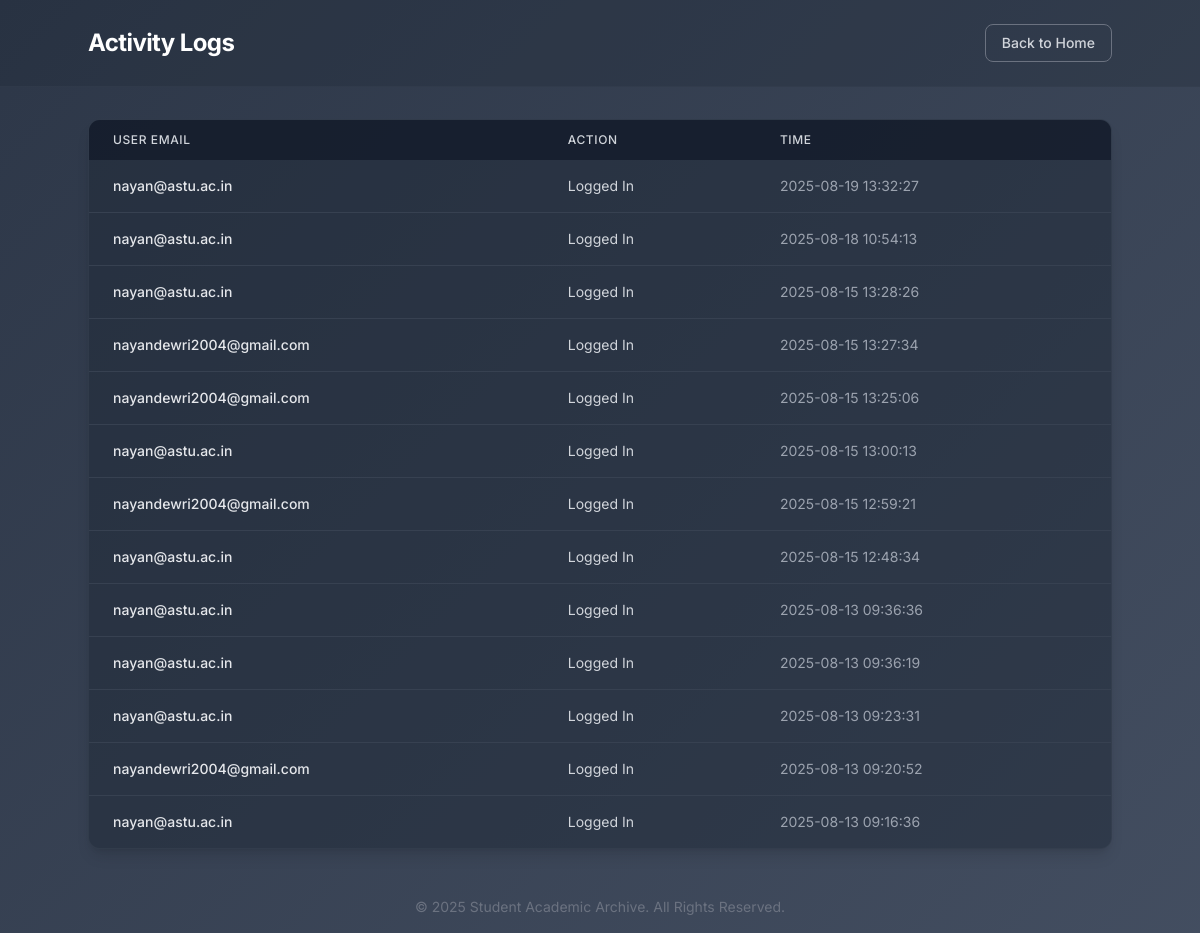
The page /logs (signed in) on the database its author committed.
### tables this page shows
CREATE TABLE logs (
    id INTEGER PRIMARY KEY AUTOINCREMENT,
    user_email TEXT,
    action TEXT,
    timestamp TEXT
);

### app.py (the view)
@app.route("/logs")
def view_logs():
    if not session.get("is_admin"):
        return "Unauthorized", 403
    conn = sqlite3.connect("database.db")
    c = conn.cursor()
    c.execute("SELECT user_email, action, timestamp FROM logs ORDER BY id DESC")
    logs = c.fetchall()
    conn.close()
    return render_template("view_logs.html", logs=logs)

### templates/view_logs.html (shortened to what this page needs)
<!DOCTYPE html>
<html lang="en">
<head>
    <script src="https://cdn.tailwindcss.com"></script>
</head>
<body class="gradient-bg text-white">
    <div class="flex flex-col min-h-screen">
        <nav class="p-4 md:p-6 bg-gray-800/30 border-b border-gray-700/50">
            <div class="container mx-auto flex justify-between items-center">
                <h1 class="text-xl md:text-2xl font-bold tracking-tight">
                    Activity Logs
                </h1>
                <a href="/" class="px-4 py-2 text-sm font-medium border border-gray-500 text-gray-300 rounded-lg hover:bg-gray-700 transition-colors">
                    Back to Home
                </a>
            </div>
        </nav>
        <main class="flex-grow p-4 md:p-8">
            <div class="container mx-auto">
                <div class="bg-gray-800/50 border border-gray-700/60 rounded-xl shadow-lg overflow-hidden">
                    <table class="min-w-full text-left">
                        <thead class="bg-gray-900/70">
                            <tr>
                                <th scope="col" class="px-6 py-3 text-xs font-medium text-gray-300 uppercase tracking-wider">User Email</th>
                                <th scope="col" class="px-6 py-3 text-xs font-medium text-gray-300 uppercase tracking-wider">Action</th>
                                <th scope="col" class="px-6 py-3 text-xs font-medium text-gray-300 uppercase tracking-wider">Time</th>
                            </tr>
                        </thead>
                        <tbody class="divide-y divide-gray-700">
                            {% for log in logs %}
                            <tr class="hover:bg-gray-700/50 transition-colors">
                                <td class="px-6 py-4 whitespace-nowrap text-sm font-medium text-gray-200">{{ log[0] }}</td>
                                <td class="px-6 py-4 whitespace-nowrap text-sm text-gray-300">{{ log[1] }}</td>
                                <td class="px-6 py-4 whitespace-nowrap text-sm text-gray-400">{{ log[2] }}</td>
                            </tr>
                            {% else %}
                            <tr>
                                <td colspan="3" class="text-center py-8 text-gray-400">
                                    No activity logs found.
                                </td>
                            </tr>
                            {% endfor %}
                        </tbody>
                    </table>
                </div>
            </div>
        </main>
        <footer class="text-center p-4 text-sm text-gray-500">
            &copy; 2025 Student Academic Archive. All Rights Reserved.
        </footer>
    </div>
</body>
</html>

### templates/view_logs.html (style rules this page uses)
body { font-family: 'Inter', sans-serif; }
.gradient-bg { background: linear-gradient(-45deg, #1a202c, #2d3748, #4a5568, #2d3748); background-size: 400% 400%; animation: gradient 15s ease infinite; }

### rows shown on the page
logs: user_email "nayan@astu.ac.in", action "Logged In", timestamp "2025-08-19 13:32:27"
logs: user_email "nayan@astu.ac.in", action "Logged In", timestamp "2025-08-18 10:54:13"
logs: user_email "nayan@astu.ac.in", action "Logged In", timestamp "2025-08-15 13:28:26"
logs: user_email "nayandewri2004@gmail.com", action "Logged In", timestamp "2025-08-15 13:27:34"
logs: user_email "nayandewri2004@gmail.com", action "Logged In", timestamp "2025-08-15 13:25:06"
logs: user_email "nayan@astu.ac.in", action "Logged In", timestamp "2025-08-15 13:00:13"
logs: user_email "nayandewri2004@gmail.com", action "Logged In", timestamp "2025-08-15 12:59:21"
logs: user_email "nayan@astu.ac.in", action "Logged In", timestamp "2025-08-15 12:48:34"
logs: user_email "nayan@astu.ac.in", action "Logged In", timestamp "2025-08-13 09:36:36"
logs: user_email "nayan@astu.ac.in", action "Logged In", timestamp "2025-08-13 09:36:19"
logs: user_email "nayan@astu.ac.in", action "Logged In", timestamp "2025-08-13 09:23:31"
logs: user_email "nayandewri2004@gmail.com", action "Logged In", timestamp "2025-08-13 09:20:52"
logs: user_email "nayan@astu.ac.in", action "Logged In", timestamp "2025-08-13 09:16:36"
